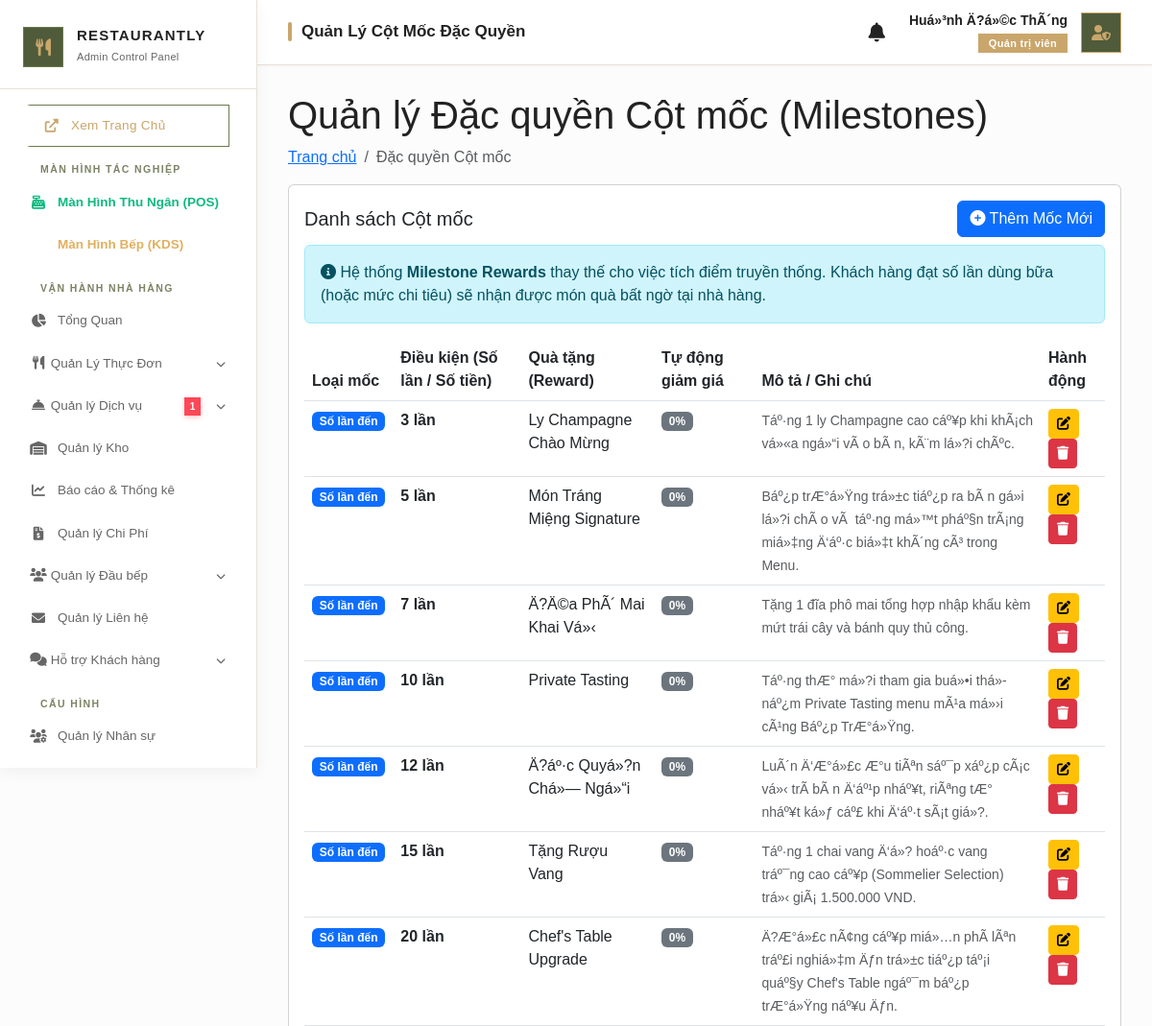
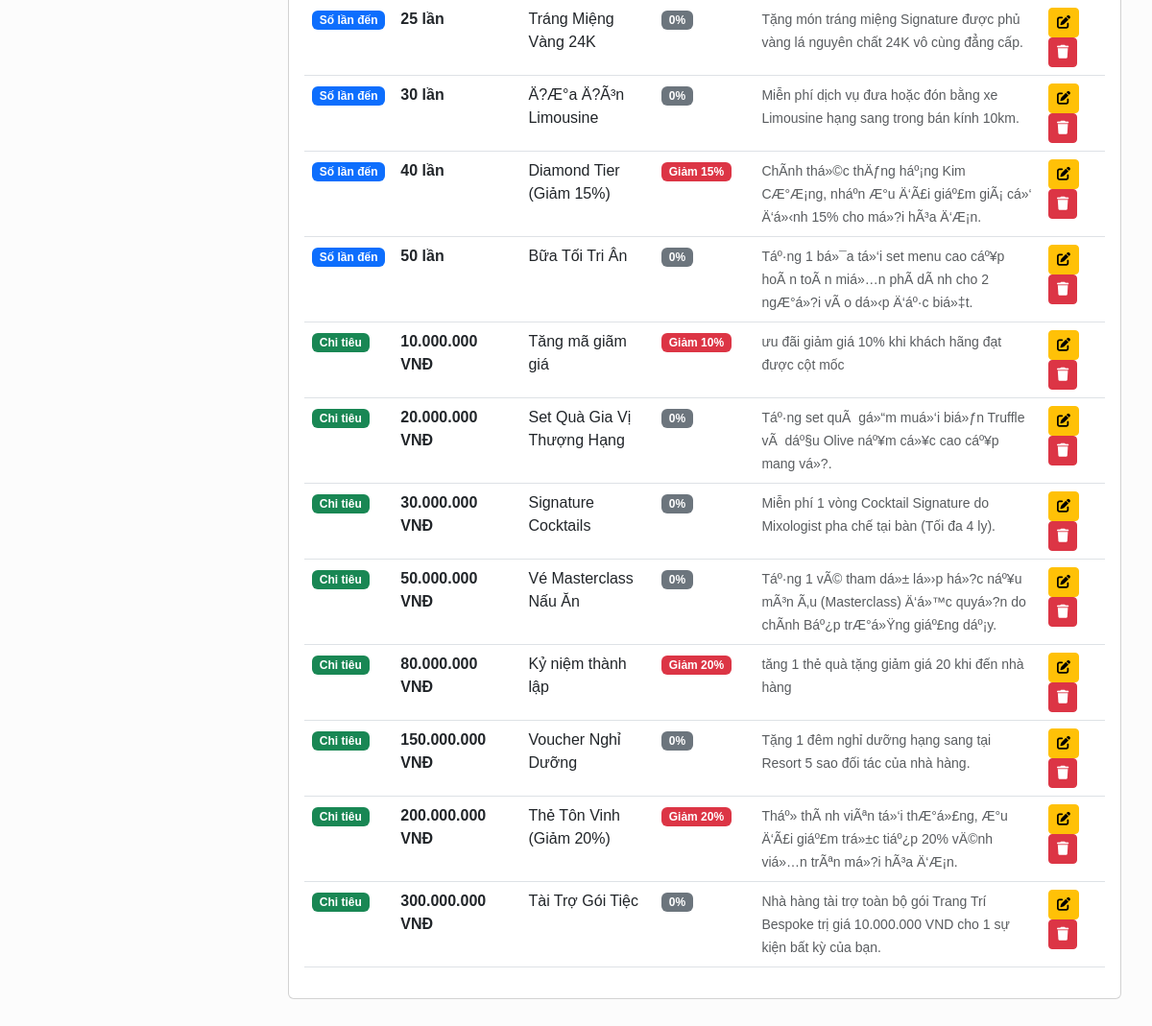
/admin/manage_milestones.php (signed in), run on the app's committed database (2 pictures, top to bottom).
### tables this page shows
CREATE TABLE `milestones` (
  `id` int(11) NOT NULL AUTO_INCREMENT,
  `type` enum('visit','spend') NOT NULL,
  `threshold` int(11) NOT NULL,
  `reward_title` varchar(255) NOT NULL,
  `reward_desc` text DEFAULT NULL,
  `discount_percent` int(11) DEFAULT 0,
  `created_at` datetime DEFAULT current_timestamp(),
  PRIMARY KEY (`id`)
);

### admin/manage_milestones.php (the view, shortened to what this page needs)
<?php
$db = (new Database())->getConnection();
$stmt = $db->query("SELECT * FROM milestones ORDER BY type, threshold ASC");
$milestones = $stmt->fetchAll(PDO::FETCH_ASSOC);
?>
<?php include '../public/admin_layout_header.php'; ?>
<main id="main" class="main">
    <div class="pagetitle">
        <h1>Quản lý Đặc quyền Cột mốc (Milestones)</h1>
        <nav>
            <ol class="breadcrumb">
                <li class="breadcrumb-item"><a href="index.php">Trang chủ</a></li>
                <li class="breadcrumb-item active">Đặc quyền Cột mốc</li>
            </ol>
        </nav>
    </div>
    <section class="section">
        <div class="row">
            <div class="col-lg-12">
                <div class="card">
                    <div class="card-body">
                        <h5 class="card-title d-flex justify-content-between align-items-center">
                            Danh sách Cột mốc
                            <button class="btn btn-primary" data-bs-toggle="modal" data-bs-target="#addModal">
                                <i class="fas fa-plus-circle"></i> Thêm Mốc Mới
                            </button>
                        </h5>
                        <div class="alert alert-info">
                            <i class="fas fa-info-circle"></i> Hệ thống <strong>Milestone Rewards</strong> thay thế cho việc tích điểm truyền thống. Khách hàng đạt số lần dùng bữa (hoặc mức chi tiêu) sẽ nhận được món quà bất ngờ tại nhà hàng.
                        </div>
                        <table class="table table-hover mt-3">
                            <thead>
                                <tr>
                                    <th>Loại mốc</th>
                                    <th>Điều kiện (Số lần / Số tiền)</th>
                                    <th>Quà tặng (Reward)</th>
                                    <th>Tự động giảm giá</th>
                                    <th>Mô tả / Ghi chú</th>
                                    <th>Hành động</th>
                                </tr>
                            </thead>
                            <tbody>
                                <?php foreach ($milestones as $m): ?>
                                <tr>
                                    <td>
                                        <?php if($m['type'] == 'visit'): ?>
                                            <span class="badge bg-primary">Số lần đến</span>
                                        <?php else: ?>
                                            <span class="badge bg-success">Chi tiêu</span>
                                        <?php endif; ?>
                                    </td>
                                    <td>
                                        <strong><?= $m['type'] == 'spend' ? number_format($m['threshold'], 0, ',', '.') . ' VNĐ' : $m['threshold'] . ' lần' ?></strong>
                                    </td>
                                    <td><?= htmlspecialchars($m['reward_title']) ?></td>
                                    <td>
                                        <?php if ($m['discount_percent'] > 0): ?>
                                            <span class="badge bg-danger">Giảm <?= $m['discount_percent'] ?>%</span>
                                        <?php else: ?>
                                            <span class="badge bg-secondary">0%</span>
                                        <?php endif; ?>
                                    </td>
                                    <td><small class="text-muted"><?= htmlspecialchars($m['reward_desc']) ?></small></td>
                                    <td>
                                        <button type="button" class="btn btn-sm btn-warning"
                                            data-id="<?= $m['id'] ?>"
                                            data-type="<?= $m['type'] ?>"
                                            data-threshold="<?= $m['threshold'] ?>"
                                            data-title="<?= htmlspecialchars($m['reward_title']) ?>"
                                            data-discount="<?= $m['discount_percent'] ?>"
                                            data-desc="<?= htmlspecialchars($m['reward_desc']) ?>"
                                            onclick="editMilestone(this)">
                                            <i class="fas fa-edit"></i>
                                        </button>
                                        <form method="POST" class="d-inline" onsubmit="return confirm('Bạn có chắc chắn muốn xóa mốc này?');">
                                            <button type="submit" class="btn btn-sm btn-danger"><i class="fas fa-trash"></i></button>
                                        </form>
                                    </td>
                                </tr>
                                <?php endforeach; ?>
                            </tbody>
                        </table>
                    </div>
                </div>
            </div>
        </div>
    </section>
</main>
<?php include '../public/admin_layout_footer.php'; ?>

### public/admin_layout_header.php (style rules this page uses)
:root { --sidebar-bg: #ffffff; --sidebar-border: #e8e1d5; --topbar-bg: #ffffff; --accent-color: #C9A66B; --accent-green: #4F5B3A; --accent-green-light: #6A7A4E; --text-sidebar: #222222; --text-sidebar-muted: #666666; --text-main: #222222; --text-muted: #777777; --bg-main: #fcfcfc; --shadow-sm: 0 1px 3px rgba(0, 0, 0, 0.04); --shadow-md: 0 4px 16px rgba(0, 0, 0, 0.05); }
* { box-sizing: border-box; }
body { font-family: 'Plus Jakarta Sans', sans-serif; background-color: var(--bg-main); overflow-x: hidden; color: var(--text-main); }

### data on the page
milestones: type "Số lần đến", threshold "3", reward_title "Ly Champagne Chào Mừng", discount_percent "0%", reward_desc "Táº·ng 1 ly Champagne cao cáº¥p khi khÃ¡ch vá»«a ngá»“i vÃ o bÃ n, kÃ¨m lá»?i chÃºc."
milestones: type "Số lần đến", threshold "5", reward_title "Món Tráng Miệng Signature", discount_percent "0%", reward_desc "Báº¿p trÆ°á»Ÿng trá»±c tiáº¿p ra bÃ n gá»­i lá»?i chÃ o vÃ táº·ng má»™t pháº§n trÃ¡ng miá»‡ng Ä‘áº·c biá»‡t khÃ´ng cÃ³ trong Menu."
milestones: type "Số lần đến", threshold "7", reward_title "Ä?Ä©a PhÃ´ Mai Khai Vá»‹", discount_percent "0%", reward_desc "Tặng 1 đĩa phô mai tổng hợp nhập khẩu kèm mứt trái cây và bánh quy thủ công."
milestones: type "Số lần đến", threshold "10", reward_title "Private Tasting", discount_percent "0%", reward_desc "Táº·ng thÆ° má»?i tham gia buá»•i thá»­ náº¿m Private Tasting menu mÃ¹a má»›i cÃ¹ng Báº¿p TrÆ°á»Ÿng."
milestones: type "Số lần đến", threshold "12", reward_title "Ä?áº·c Quyá»?n Chá»— Ngá»“i", discount_percent "0%", reward_desc "LuÃ´n Ä‘Æ°á»£c Æ°u tiÃªn sáº¯p xáº¿p cÃ¡c vá»‹ trÃ­ bÃ n Ä‘áº¹p nháº¥t, riÃªng tÆ° nháº¥t ká»ƒ cáº£ khi Ä‘áº·t sÃ¡t giá»?."
milestones: type "Số lần đến", threshold "15", reward_title "Tặng Rượu Vang", discount_percent "0%", reward_desc "Táº·ng 1 chai vang Ä‘á»? hoáº·c vang tráº¯ng cao cáº¥p (Sommelier Selection) trá»‹ giÃ¡ 1.500.000 VND."
milestones: type "Số lần đến", threshold "20", reward_title "Chef's Table Upgrade", discount_percent "0%", reward_desc "Ä?Æ°á»£c nÃ¢ng cáº¥p miá»…n phÃ­ lÃªn tráº£i nghiá»‡m Äƒn trá»±c tiáº¿p táº¡i quáº§y Chef's Table ngáº¯m báº¿p trÆ°á»Ÿng náº¥u Äƒn."
milestones: type "Số lần đến", threshold "25", reward_title "Tráng Miệng Vàng 24K", discount_percent "0%", reward_desc "Tặng món tráng miệng Signature được phủ vàng lá nguyên chất 24K vô cùng đẳng cấp."
milestones: type "Số lần đến", threshold "30", reward_title "Ä?Æ°a Ä?Ã³n Limousine", discount_percent "0%", reward_desc "Miễn phí dịch vụ đưa hoặc đón bằng xe Limousine hạng sang trong bán kính 10km."
milestones: type "Số lần đến", threshold "40", reward_title "Diamond Tier (Giảm 15%)", discount_percent "15", reward_desc "ChÃ­nh thá»©c thÄƒng háº¡ng Kim CÆ°Æ¡ng, nháº­n Æ°u Ä‘Ã£i giáº£m giÃ¡ cá»‘ Ä‘á»‹nh 15% cho má»?i hÃ³a Ä‘Æ¡n."
milestones: type "Số lần đến", threshold "50", reward_title "Bữa Tối Tri Ân", discount_percent "0%", reward_desc "Táº·ng 1 bá»¯a tá»‘i set menu cao cáº¥p hoÃ n toÃ n miá»…n phÃ­ dÃ nh cho 2 ngÆ°á»?i vÃ o dá»‹p Ä‘áº·c biá»‡t."
milestones: type "Chi tiêu", threshold "10.000.000", reward_title "Tăng mã giãm giá", discount_percent "10", reward_desc "ưu đãi giảm giá 10% khi khách hãng đạt được cột mốc"
milestones: type "Chi tiêu", threshold "20.000.000", reward_title "Set Quà Gia Vị Thượng Hạng", discount_percent "0%", reward_desc "Táº·ng set quÃ gá»“m muá»‘i biá»ƒn Truffle vÃ dáº§u Olive náº¥m cá»¥c cao cáº¥p mang vá»?."
milestones: type "Chi tiêu", threshold "30.000.000", reward_title "Signature Cocktails", discount_percent "0%", reward_desc "Miễn phí 1 vòng Cocktail Signature do Mixologist pha chế tại bàn (Tối đa 4 ly)."
milestones: type "Chi tiêu", threshold "50.000.000", reward_title "Vé Masterclass Nấu Ăn", discount_percent "0%", reward_desc "Táº·ng 1 vÃ© tham dá»± lá»›p há»?c náº¥u mÃ³n Ã‚u (Masterclass) Ä‘á»™c quyá»?n do chÃ­nh Báº¿p trÆ°á»Ÿng giáº£ng dáº¡y."
milestones: type "Chi tiêu", threshold "80.000.000", reward_title "Kỷ niệm thành lập", discount_percent "20", reward_desc "tăng 1 thẻ quà tặng giảm giá 20 khi đến nhà hàng"
milestones: type "Chi tiêu", threshold "150.000.000", reward_title "Voucher Nghỉ Dưỡng", discount_percent "0%", reward_desc "Tặng 1 đêm nghỉ dưỡng hạng sang tại Resort 5 sao đối tác của nhà hàng."
milestones: type "Chi tiêu", threshold "200.000.000", reward_title "Thẻ Tôn Vinh (Giảm 20%)", discount_percent "20", reward_desc "Tháº» thÃ nh viÃªn tá»‘i thÆ°á»£ng, Æ°u Ä‘Ã£i giáº£m trá»±c tiáº¿p 20% vÄ©nh viá»…n trÃªn má»?i hÃ³a Ä‘Æ¡n."
milestones: type "Chi tiêu", threshold "300.000.000", reward_title "Tài Trợ Gói Tiệc", discount_percent "0%", reward_desc "Nhà hàng tài trợ toàn bộ gói Trang Trí Bespoke trị giá 10.000.000 VND cho 1 sự kiện bất kỳ của bạn."

### other printed values
$pending_services_count "1"
$page_titles[$current_page] "Quản Lý Cột Mốc Đặc Quyền"
$_SESSION['username'] "Huá»³nh Ä?á»©c ThÃ´ng"
